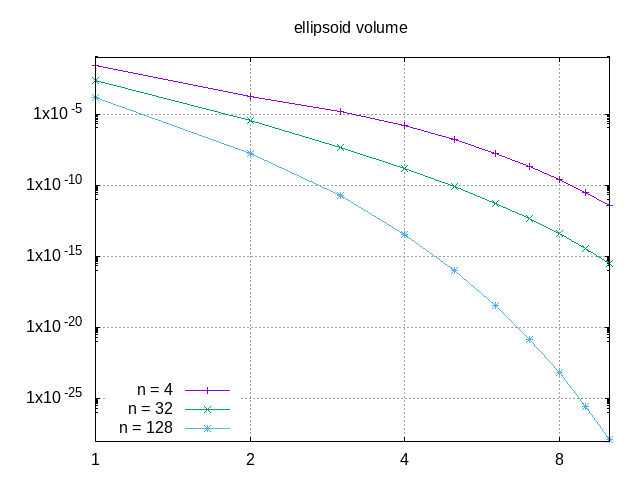

Generate this figure with gnuplot:
set term png
set output "q_conv_ellipsoid.png"

set title 'ellipsoid volume'
set key b l
set logscale x 2
set logscale y 10
set grid

plot 'q_convergence.dat' using 1:3 with linespoints linestyle 1 title 'n = 4' ,\
     'q_convergence.dat' using 1:5 with linespoints linestyle 2 title 'n = 32' ,\
     'q_convergence.dat' using 1:7 with linespoints linestyle 3 title 'n = 128'